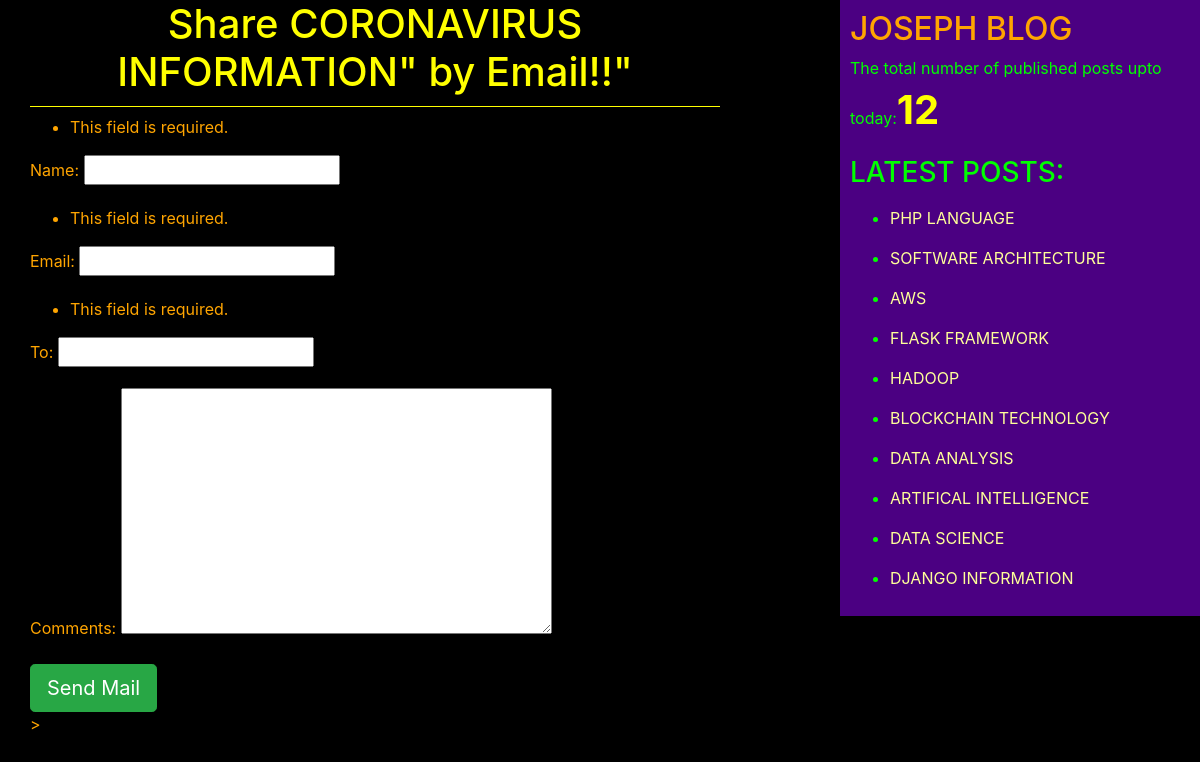
The app's page /2/share/ with its own data.
### blogApp/models.py (models this page shows, shortened)
class Post(models.Model):
    STATUS_CHOICES={('draft','Draft'),('published','Published')}
    title=models.CharField(max_length=264)
    slug=models.SlugField(max_length=264,unique_for_date='publish')
    author=models.ForeignKey(User,related_name='blog_posts',on_delete=models.CASCADE)
    body=models.TextField()
    publish=models.DateTimeField(default=timezone.now)
    created=models.DateTimeField(auto_now_add=True)
    updated=models.DateTimeField(auto_now=True)
    status=models.CharField(max_length=10,choices=STATUS_CHOICES,default='draft')
    objects=CustomManager()
    tags=TaggableManager()
    class Meta:
        ordering=('-publish',)
    def get_absolute_url(self):
        return reverse("blogApp:post_detail",args=[self.publish.year,self.publish.strftime('%m'),self.publish.strftime('%d'),self.slug])

### blogApp/views.py (the view, shortened to what this page needs)
# urls.py: re_path(r'^(?P<id>\d+)/share/$',views.mail_send_view,),
def mail_send_view(request,id):
    post=get_object_or_404(Post,id=id,status='published')
    sent=False
    form=EmailSendForm(request.POST)
    return render(request,'blogApp/sharebymail.html',{'post':post,'form':form,'sent':sent})

### blogApp/forms.py
class EmailSendForm(forms.Form):
    name=forms.CharField()
    email=forms.EmailField()
    to=forms.EmailField()
    comments=forms.CharField(required=False,widget=forms.Textarea)

### blogApp/models.py (called while the page is built)
    def get_queryset(self):
        return super().get_queryset().filter(status='published')

### blogApp/templatetags/blog_tags.py (called while the page is built)
@register.simple_tag
def total_posts():
    return Post.objects.count()

@register.inclusion_tag('blogApp/latest_posts123.html')
def show_latest_posts(count=10):
    latest_posts=Post.objects.order_by('-publish')[:count]
    return{'latest_posts':latest_posts}

### templates/blogApp/sharebymail.html (shortened to what this page needs)
<!DOCTYPE html>
{%extends 'blogApp/base.html'%}
{%block content%}
  {%if sent%}
    <h1>Email sent successfully..!!</h1>
    <h2>"{{post.title}}" was sent by email</h2>
  {%else%}
      <h1>Share {{post.title}}" by Email!!"</h1>
      <form method="post">
        {{form.as_p}}
        <input type="submit" name="" class='btn btn-lg btn-success' value="Send Mail">
      </form>>
  {%endif%}
{%endblock%}

### templates/blogApp/latest_posts123.html
<ul>
  {%for post in latest_posts%}
  <p id='po'><li><a href="{{post.get_absolute_url}}">{{post.title}}</a></li></p>
  {%endfor%}
</ul>

### static/css/blog.css (style rules this page uses)
h1 { text-align: center; border-bottom: 1px solid; padding: 0 0 10px 0; color: yellow; }
body { background: black; color: orange; }
a { color: #ffff99; }

### records on screen
Post: title "CORONAVIRUS INFORMATION"
Post: title "PHP LANGUAGE"
Post: title "SOFTWARE ARCHITECTURE"
Post: title "AWS"
Post: title "FLASK FRAMEWORK"
Post: title "HADOOP"
Post: title "BLOCKCHAIN TECHNOLOGY"
Post: title "DATA ANALYSIS"
Post: title "ARTIFICAL INTELLIGENCE"
Post: title "DATA SCIENCE"
Post: title "DJANGO INFORMATION"
